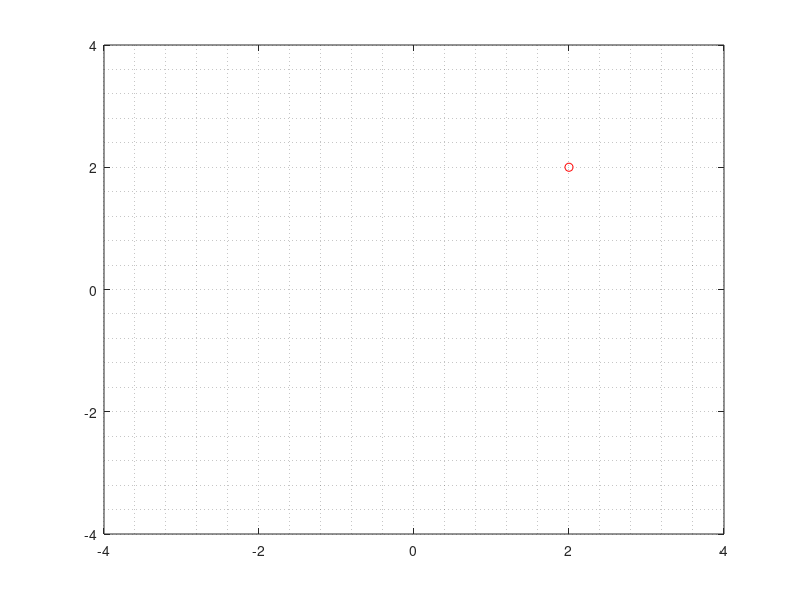

Here is the MATLAB script that generated this plot: (Note: this script raises an error after producing the figure.)
% gradient descent
% one point condition
clear;close all;clc
%% initial condition & parameters
initial = [2,2];
lambda1 = 0.1;
lambda2 = 0.1;
maxIter = 30;
x_prev = initial(1);
y_prev = initial(2);

figure
plot(initial(1),initial(2),'ro')
xlim([initial(1)*(-2) initial(1)*2])
ylim([initial(2)*(-2) initial(2)*2])
grid minor
[c1,c2] = ginput(1);
hold on; plot(c1,c2,'b*'); hold off

%% cost function & derivatives
% f = (target(1)-initial(1)).^2 + (target(2)-initial(2)).^2;
syms x y
eval(sprintf('f = (%d - x).^2 + (%d - y).^2;',c1,c2))
df_x = diff(f,x);
df_y = diff(f,y);
f = matlabFunction(f);
df_x = matlabFunction(df_x);
df_y = matlabFunction(df_y);

%% main loop
con = [];
for numIter = 1:maxIter
    % update x,y coordinates
    x_curr = x_prev - lambda1*df_x(x_prev);
    y_curr = y_prev - lambda1*df_y(y_prev);
    
    % plot
    plot(x_curr,y_curr,'ro'); hold on
    xlim([initial(1)*(-2) initial(1)*2])
    ylim([initial(2)*(-2) initial(2)*2])
    plot(c1,c2,'b*'); hold off
    xlabel(sprintf('numIter: %d',numIter))
    grid minor
    
    x_prev = x_curr;
    y_prev = y_curr;
    
    pause(.1)
end
